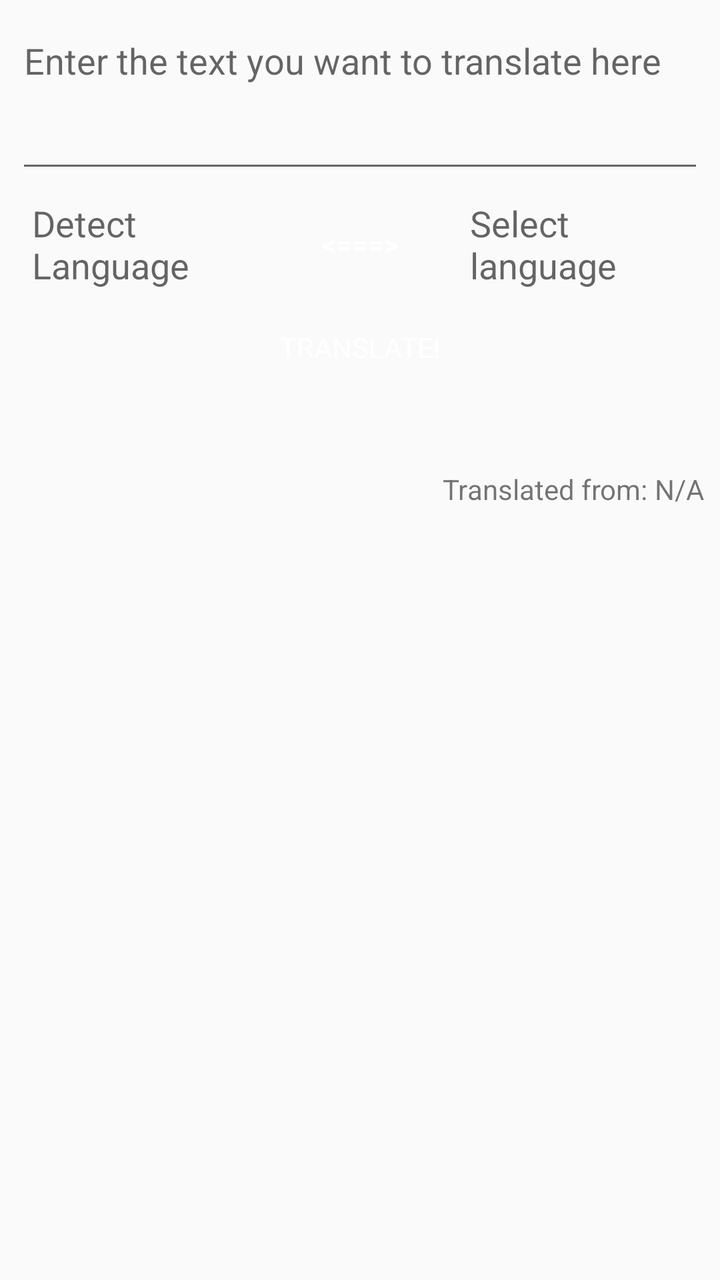
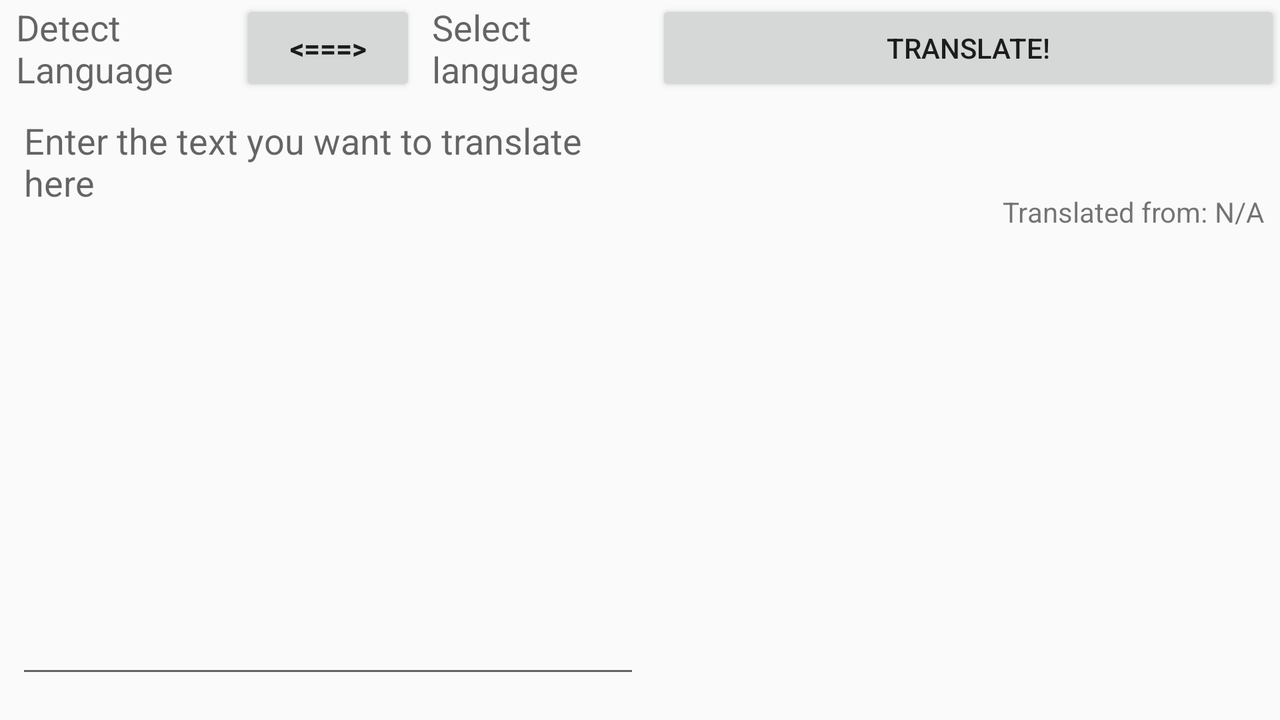

First picture: res/layout/ on a phone held upright. Second picture: the repository's own variant of that layout, on a device whose configuration matches the variant's folder. Source for both follows.
<!-- AndroidManifest.xml: application theme AppTheme -->
<!-- res/layout/fragment_translation.xml -->
<?xml version="1.0" encoding="utf-8"?>
<LinearLayout
    android:layout_width="match_parent"
    android:layout_height="match_parent"
    android:orientation="vertical"
    xmlns:android="http://schemas.android.com/apk/res/android">
    <ScrollView
        android:layout_width="match_parent"
        android:layout_height="fill_parent">
        <LinearLayout
            android:orientation="vertical" android:layout_width="match_parent"
            android:layout_height="wrap_content"
            android:layout_margin="8dp"
            android:layout_gravity="center_horizontal">

            <EditText
                android:id="@+id/src_text"
                android:layout_width="match_parent"
                android:layout_height="wrap_content"
                android:inputType="textMultiLine"
                android:minLines="3"
                android:maxLines="12"
                android:ems="10"
                android:gravity="clip_vertical"
                android:hint="Enter the text you want to translate here"/>

            <LinearLayout
                android:layout_width="match_parent"
                android:layout_height="wrap_content"
                android:orientation="horizontal"
                android:layout_margin="8dp"
                android:gravity="center_vertical">

                <TextView
                    android:id="@+id/src_lang"
                    android:layout_width="0dp"
                    android:layout_height="wrap_content"
                    android:layout_weight="1"
                    android:layout_marginRight="8dp"
                    android:textAppearance="?android:attr/textAppearanceMedium"
                    android:text="Detect Language"/>

                <Button
                    android:id="@+id/swap_button"
                    android:layout_width="wrap_content"
                    android:layout_height="wrap_content"
                    android:text="&lt;===&gt;"
                    android:textStyle="bold"
                    style="@style/PrimaryButton"/>

                <TextView
                    android:id="@+id/dst_lang"
                    android:layout_width="0dp"
                    android:layout_height="wrap_content"
                    android:layout_weight="1"
                    android:layout_marginLeft="8dp"
                    android:textAppearance="?android:attr/textAppearanceMedium"
                    android:text="Select language"/>

            </LinearLayout>

            <Button
                android:id="@+id/translate_button"
                android:layout_width="match_parent"
                android:layout_height="wrap_content"
                style="@style/PrimaryButton"
                android:text="Translate!"/>

            <TextView
                android:id="@+id/translated_text"
                android:layout_width="wrap_content"
                android:layout_height="wrap_content"
                android:textIsSelectable="true"
                android:textAppearance="?android:attr/textAppearanceMedium"
                android:layout_margin="8dp"/>

            <LinearLayout
                android:layout_width="match_parent"
                android:layout_height="wrap_content"
                android:orientation="horizontal"
                android:gravity="right">

                <TextView
                    android:layout_width="wrap_content"
                    android:layout_height="wrap_content"
                    android:text="Translated from: "
                    android:textAppearance="?android:attr/textAppearanceSmall"/>

                <TextView
                    android:id="@+id/translated_from"
                    android:layout_width="wrap_content"
                    android:layout_height="wrap_content"
                    android:text="N/A"
                    android:textAppearance="?android:attr/textAppearanceSmall"/>

            </LinearLayout>

        </LinearLayout>
    </ScrollView>
</LinearLayout>
<!-- resources referenced by this layout -->
<resources>
  <!-- from res/values-v21/ -->
  <style name="PrimaryButton">
          <item name="android:paddingTop">0dp</item>
          <item name="android:paddingBottom">0dp</item>
          <item name="android:paddingLeft">4dp</item>
          <item name="android:paddingRight">4dp</item>
          <item name="android:minWidth">88dp</item>
          <item name="android:minHeight">36dp</item>
          <item name="android:layout_margin">3dp</item>
          <item name="android:textAllCaps">true</item>
          <item name="android:textColor">?android:textColorPrimaryInverse</item>
          <item name="android:background">@drawable/primary_button_ripple</item>
          <item name="android:textStyle">normal</item>
          <item name="android:textAppearance">?android:attr/textAppearanceSmall</item>
      </style>
  <!-- from res/values-v21/ -->
  <style name="AppTheme" parent="Theme.AppCompat.Light.DarkActionBar">
          
  
          <item name="colorPrimary">@color/colorPrimary</item>
          <item name="colorPrimaryDark">@color/colorPrimaryDark</item>
          <item name="colorAccent">@color/colorAccent</item>
  
      </style>
  <color name="colorPrimary">@color/material_blue_500</color>
  <color name="colorPrimaryDark">@color/material_blue_700</color>
  <color name="colorAccent">@color/material_green_A200</color>
  <color name="material_blue_500">#ff4285f4</color>
  <color name="material_blue_700">#ff3367d6</color>
  <color name="material_green_A200">#ff69f0ae</color>
</resources>
<!-- res/layout-land/fragment_translation.xml (the repository's variant of the layout above) -->
<!-- drawn on the phone turned sideways -->
<?xml version="1.0" encoding="utf-8"?>
<LinearLayout
    android:layout_width="match_parent"
    android:layout_height="match_parent"
    android:orientation="horizontal"
    xmlns:android="http://schemas.android.com/apk/res/android">


    <LinearLayout
        android:orientation="vertical"
        android:layout_width="0dp"
        android:layout_weight="1"
        android:layout_height="match_parent"
        android:layout_margin="8dp"
        android:layout_gravity="center_horizontal">


        <LinearLayout
            android:layout_width="match_parent"
            android:layout_height="wrap_content"
            android:orientation="horizontal"
            android:gravity="center_vertical">

            <TextView
                android:id="@+id/src_lang"
                android:layout_width="0dp"
                android:layout_height="wrap_content"
                android:layout_weight="1"
                android:textAppearance="?android:attr/textAppearanceMedium"
                android:text="Detect Language"/>

            <Button
                android:id="@+id/swap_button"
                android:layout_width="wrap_content"
                android:layout_height="wrap_content"
                android:text="&lt;===&gt;"
                android:textStyle="bold"
                android:layout_marginLeft="8dp"
                android:layout_marginRight="8dp"/>

            <TextView
                android:id="@+id/dst_lang"
                android:layout_width="0dp"
                android:layout_height="wrap_content"
                android:layout_weight="1"
                android:textAppearance="?android:attr/textAppearanceMedium"
                android:text="Select language"/>

        </LinearLayout>

        <EditText
            android:id="@+id/src_text"
            android:layout_width="match_parent"
            android:layout_height="fill_parent"
            android:inputType="textMultiLine"
            android:gravity="clip_vertical"
            android:hint="Enter the text you want to translate here"/>

    </LinearLayout>

    <LinearLayout
        android:layout_width="0dp"
        android:layout_height="match_parent"
        android:layout_weight="1"
        android:orientation="vertical">

        <Button
            android:id="@+id/translate_button"
            android:layout_width="match_parent"
            android:layout_height="wrap_content"
            android:text="Translate!"/>


        <ScrollView
            android:layout_width="match_parent"
            android:layout_height="fill_parent">

            <LinearLayout
                android:layout_width="match_parent"
                android:layout_height="wrap_content"
                android:layout_margin="8dp"
                android:orientation="vertical">

                <TextView
                    android:id="@+id/translated_text"
                    android:layout_width="wrap_content"
                    android:layout_height="wrap_content"
                    android:textIsSelectable="true"
                    android:textAppearance="?android:attr/textAppearanceMedium"
                    android:layout_margin="8dp"/>

                <LinearLayout
                    android:layout_width="match_parent"
                    android:layout_height="wrap_content"
                    android:orientation="horizontal"
                    android:gravity="right">

                    <TextView
                        android:layout_width="wrap_content"
                        android:layout_height="wrap_content"
                        android:text="Translated from: "
                        android:textAppearance="?android:attr/textAppearanceSmall"/>

                    <TextView
                        android:id="@+id/translated_from"
                        android:layout_width="wrap_content"
                        android:layout_height="wrap_content"
                        android:text="N/A"
                        android:textAppearance="?android:attr/textAppearanceSmall"/>

                </LinearLayout>

            </LinearLayout>

        </ScrollView>


    </LinearLayout>
</LinearLayout>
<!-- resources referenced by the variant -->
<!-- as the phone turned sideways resolves them -->
<resources>
  <!-- from res/values-v21/ -->
  <style name="AppTheme" parent="Theme.AppCompat.Light.DarkActionBar">
          
  
          <item name="colorPrimary">@color/colorPrimary</item>
          <item name="colorPrimaryDark">@color/colorPrimaryDark</item>
          <item name="colorAccent">@color/colorAccent</item>
  
      </style>
  <color name="colorPrimary">@color/material_blue_500</color>
  <color name="colorPrimaryDark">@color/material_blue_700</color>
  <color name="colorAccent">@color/material_green_A200</color>
  <color name="material_blue_500">#ff4285f4</color>
  <color name="material_blue_700">#ff3367d6</color>
  <color name="material_green_A200">#ff69f0ae</color>
</resources>
